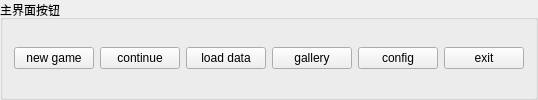
        <widget class="QGroupBox" name="groupBox">
         <property name="title">
          <string>主界面按钮</string>
         </property>
         <layout class="QHBoxLayout" name="horizontalLayout">
          <item>
           <widget class="QPushButton" name="newMainBtn">
            <property name="text">
             <string>new game</string>
            </property>
           </widget>
          </item>
          <item>
           <widget class="QPushButton" name="continueMainBtn">
            <property name="text">
             <string>continue</string>
            </property>
           </widget>
          </item>
          <item>
           <widget class="QPushButton" name="loadMainBtn">
            <property name="text">
             <string>load data</string>
            </property>
           </widget>
          </item>
          <item>
           <widget class="QPushButton" name="galMainBtn">
            <property name="text">
             <string>gallery</string>
            </property>
           </widget>
          </item>
          <item>
           <widget class="QPushButton" name="configMainBtn">
            <property name="text">
             <string>config</string>
            </property>
           </widget>
          </item>
          <item>
           <widget class="QPushButton" name="exitMainBtn">
            <property name="text">
             <string>exit</string>
            </property>
           </widget>
          </item>
         </layout>
        </widget>
